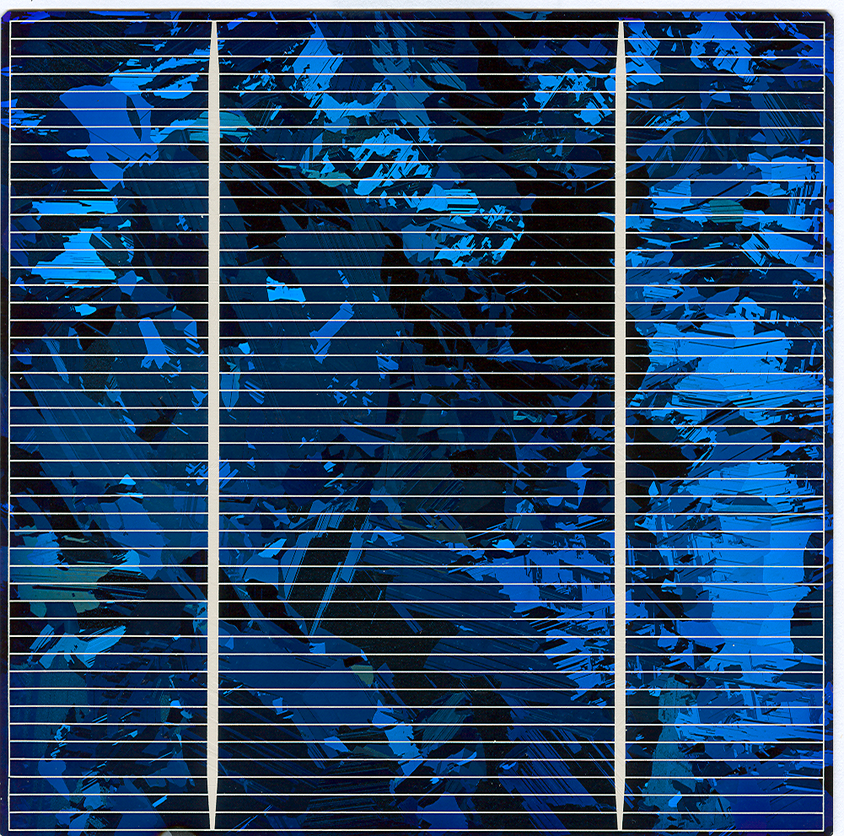
//> input picture figure/test2.png, 844 x 836 px, shrunk from 1001 x 991 before the run
$ ./rgbChannel   (built with g++ and OpenCV 4)
//> lines starting //> are read from the running program, lines starting //| are printed output that depends on the picture

#include <iostream>
#include <opencv2/opencv.hpp>


using namespace std;
using namespace cv;

int main()
{
    cv::Mat src_color = imread("figure/test2.png");
//> src_color is the input picture: 836 rows x 844 cols, CV_8UC3; mean B, G, R 105, 69.5, 36.3
    std::vector<cv::Mat> channels;
    cv::split(src_color, channels);
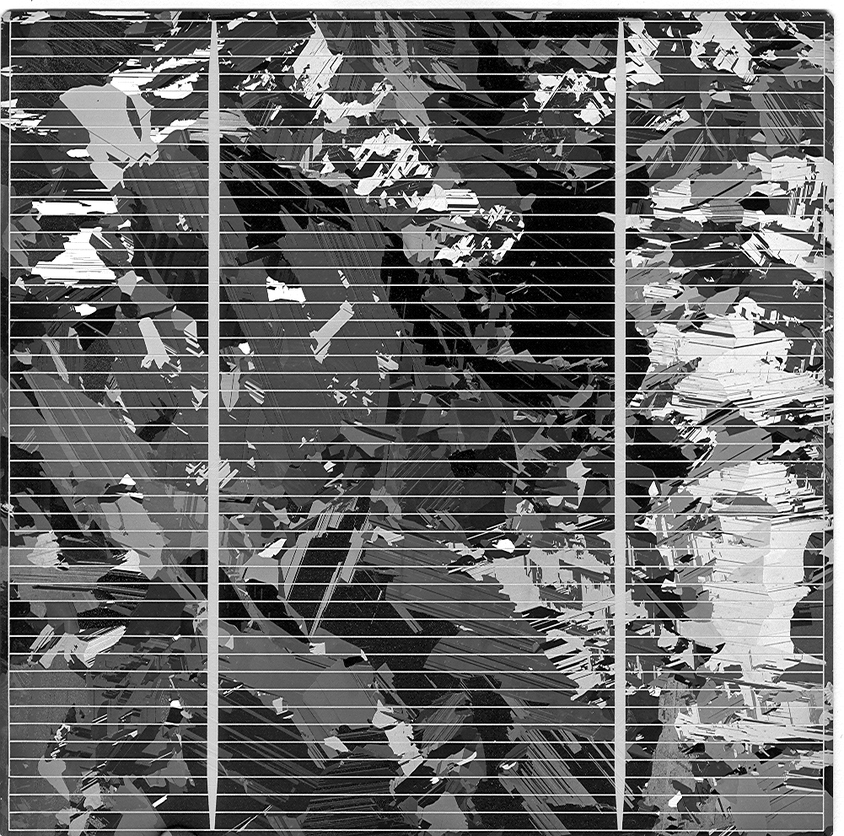
//> channels[0]: 836 rows x 844 cols, CV_8UC1; min 0, max 255, mean 105
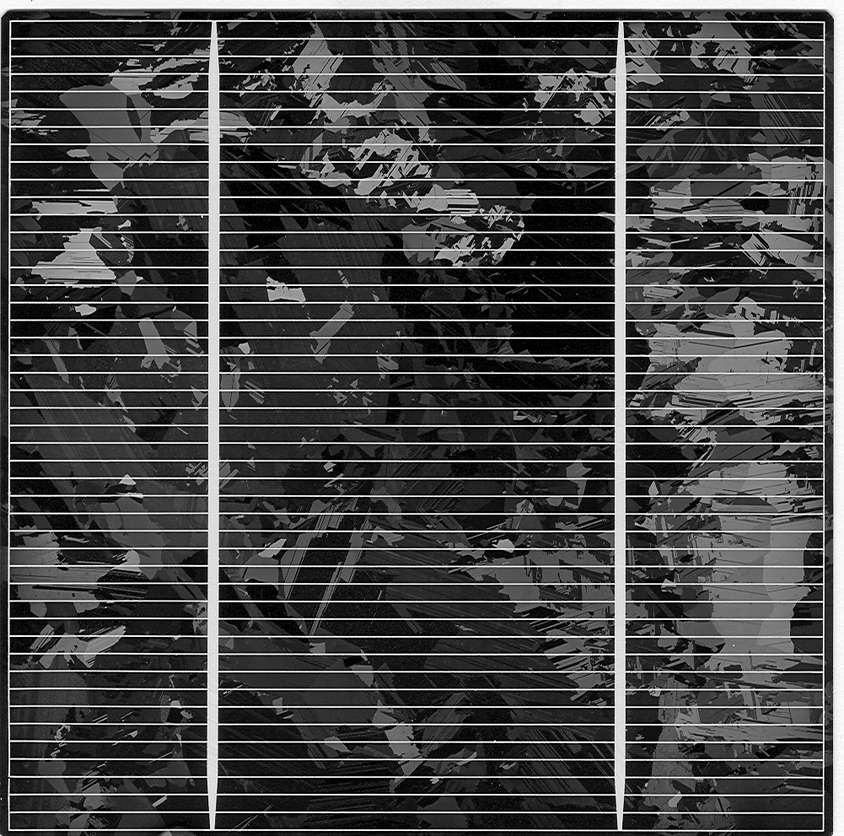
//> channels[1]: 836 rows x 844 cols, CV_8UC1; min 0, max 255, mean 69.5
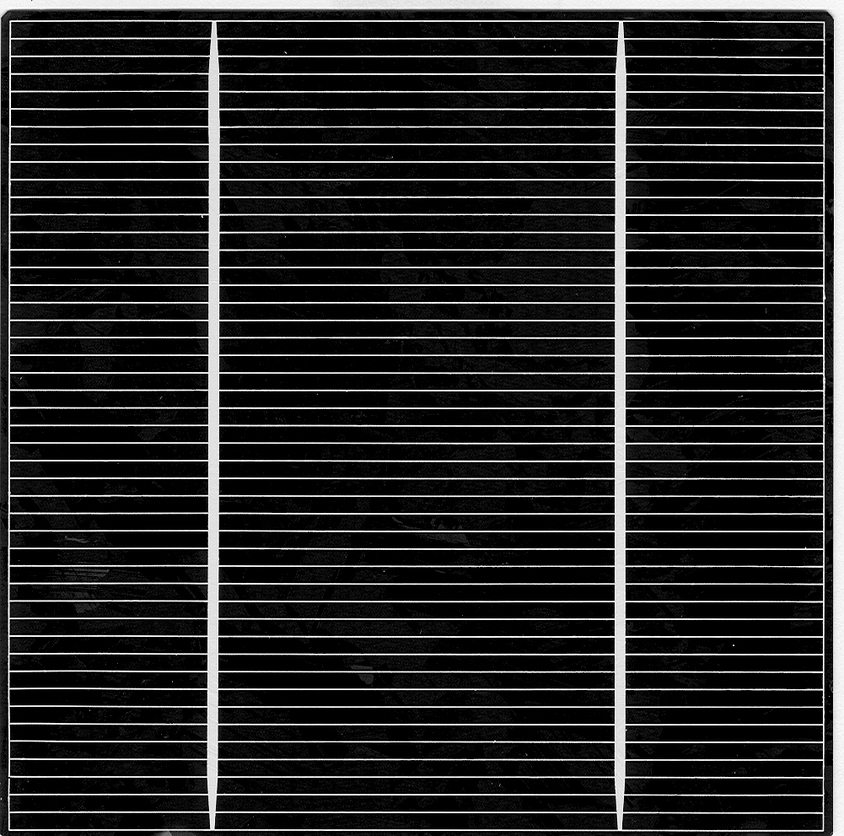
//> channels[2]: 836 rows x 844 cols, CV_8UC1; min 0, max 255, mean 36.3

    cv:: Mat B = channels.at(0);
    cv:: Mat G = channels.at(1);
    cv:: Mat R = channels.at(2);

    cv::imshow("red", R);
    cv::imshow("green", G);
    cv::imshow("blue", B);
    cv::imshow("orinal", src_color);


    while(true)
    {
        int c;
        c = waitKey(20);
//> the Esc key is pressed
        if (27 == (char) c) {
            break;
        }
    }

    return 0;
}

$ run again, with figure/2.jpg saved as figure/test2.png
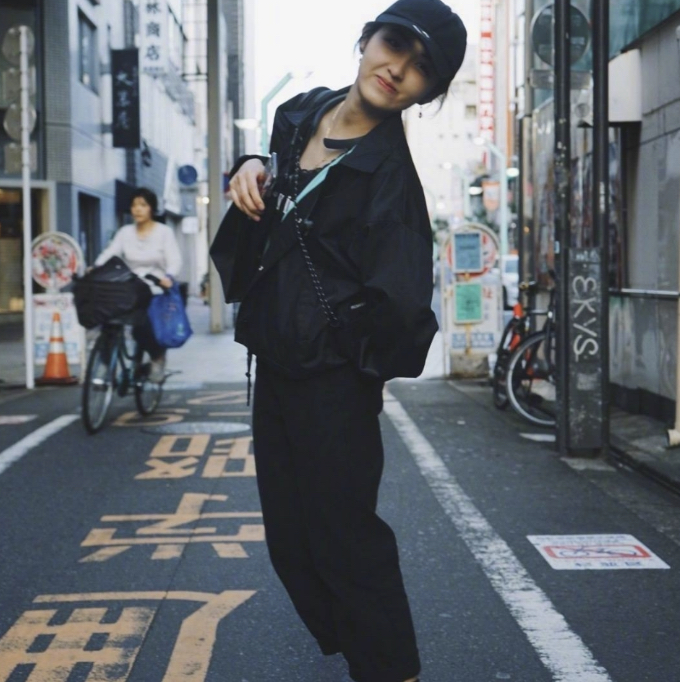
//> input picture figure/2.jpg, 680 x 682 px
//> src_color is the input picture: 682 rows x 680 cols, CV_8UC3; mean B, G, R 108.8, 102.5, 97.3
//> `cv::split(src_color, channels);`:
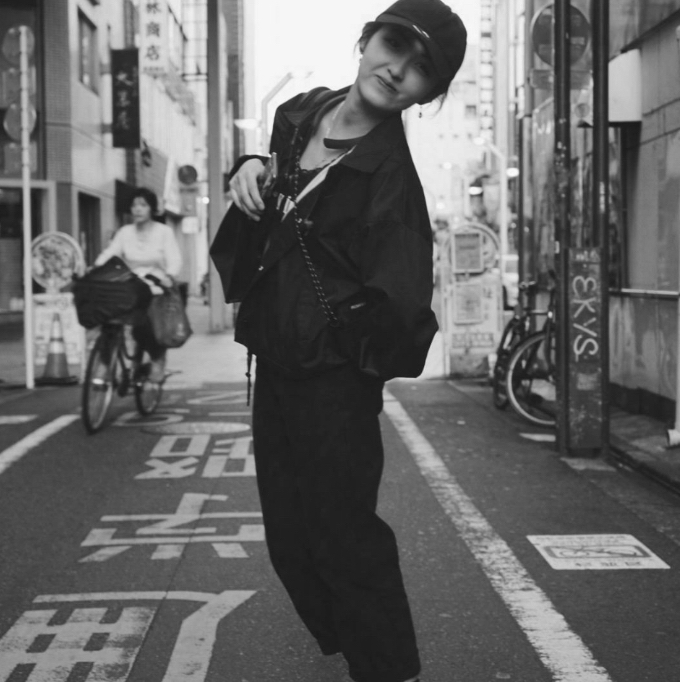
//> channels[1]: 682 rows x 680 cols, CV_8UC1; min 23, max 250, mean 102.5
//> `cv::split(src_color, channels);`:
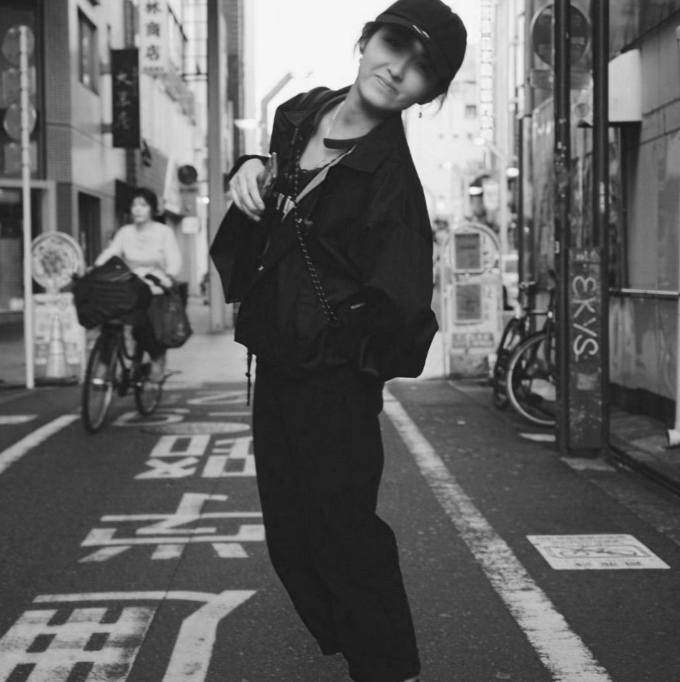
//> channels[2]: 682 rows x 680 cols, CV_8UC1; min 19, max 253, mean 97.3

$ run again, with figure/3.jpeg saved as figure/test2.png
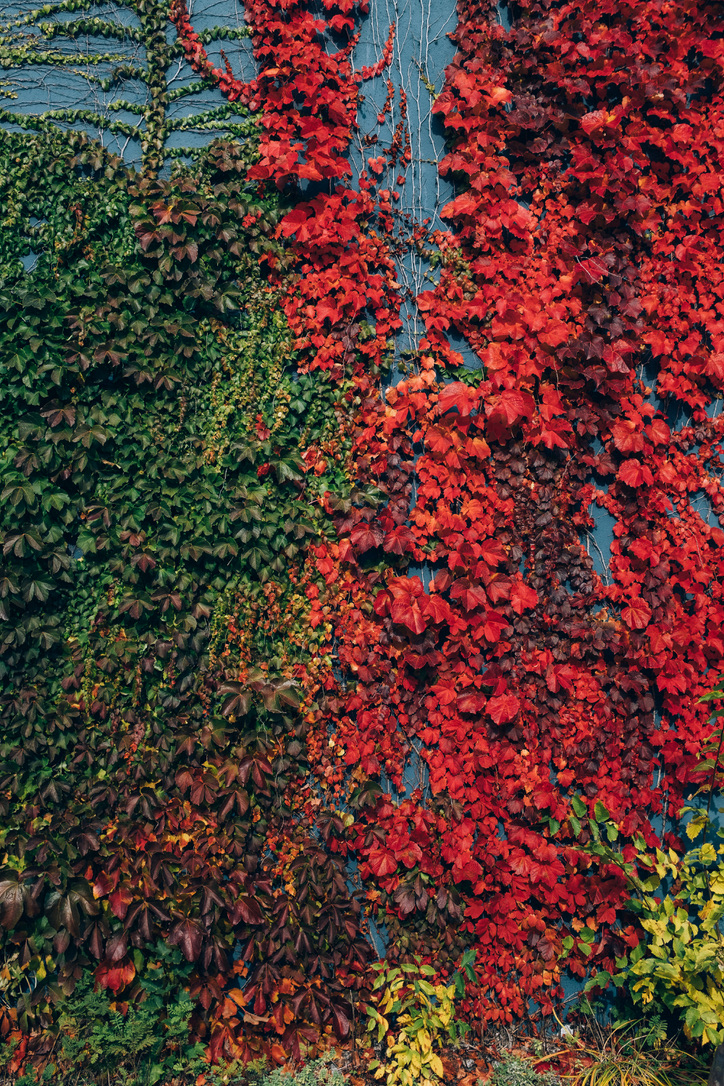
//> input picture figure/3.jpeg, 724 x 1086 px
//> src_color is the input picture: 1086 rows x 724 cols, CV_8UC3; mean B, G, R 49.9, 56.6, 89.7
//> `cv::split(src_color, channels);`:
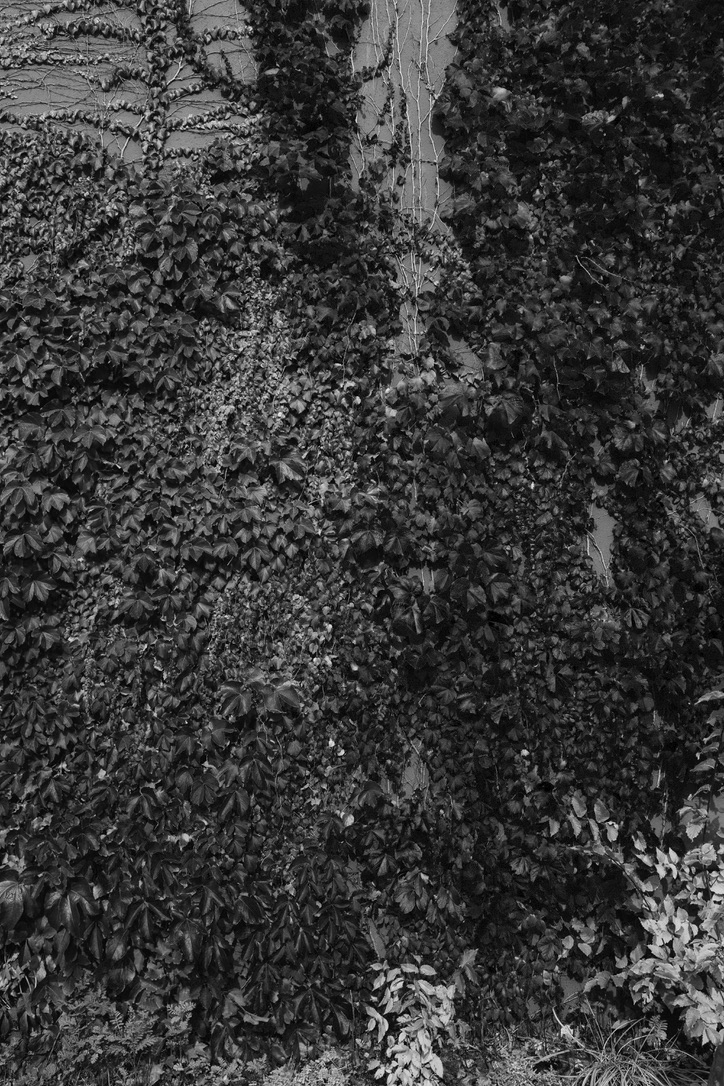
//> channels[1]: 1086 rows x 724 cols, CV_8UC1; min 0, max 250, mean 56.6
//> `cv::split(src_color, channels);`:
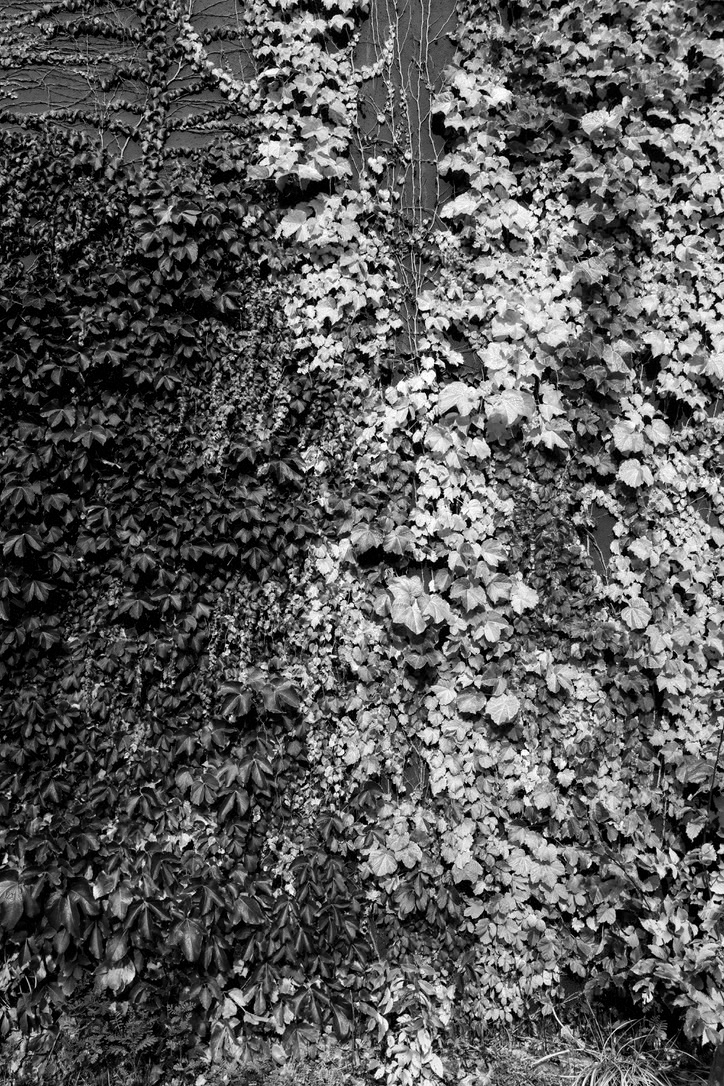
//> channels[2]: 1086 rows x 724 cols, CV_8UC1; min 0, max 255, mean 89.7
